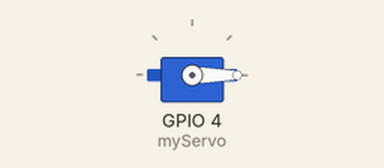
A sketch run on a simulated ESP32. Parts: servo.

Above: at 0.05 s.
At 1.0 s:
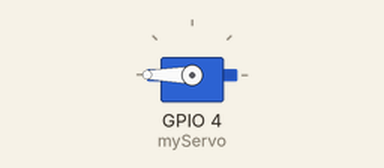
At 2.0 s:
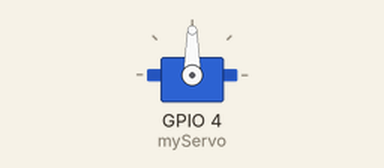
Timing chart, 0 to 4.6 s (numbered marks = the images above):
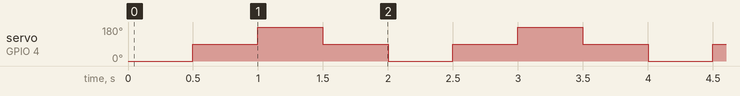

The sketch:

test_ServoESP32.ino
```cpp
#include <ESP32Servo.h>

Servo myServo;

void setup() {
    myServo.attach(4, 500, 2500);
}

void loop() {
    myServo.write(0);
    delay(500);
    myServo.write(90);
    delay(500);
    myServo.write(180);
    delay(500);
    myServo.write(90);
    delay(500);
}
```

Measured:
- by itself, servo on GPIO 4 (myServo): repeats every 2.0 s: 180° 0.50 s, 90° 0.50 s, 0° 0.50 s, 90° 0.50 s
